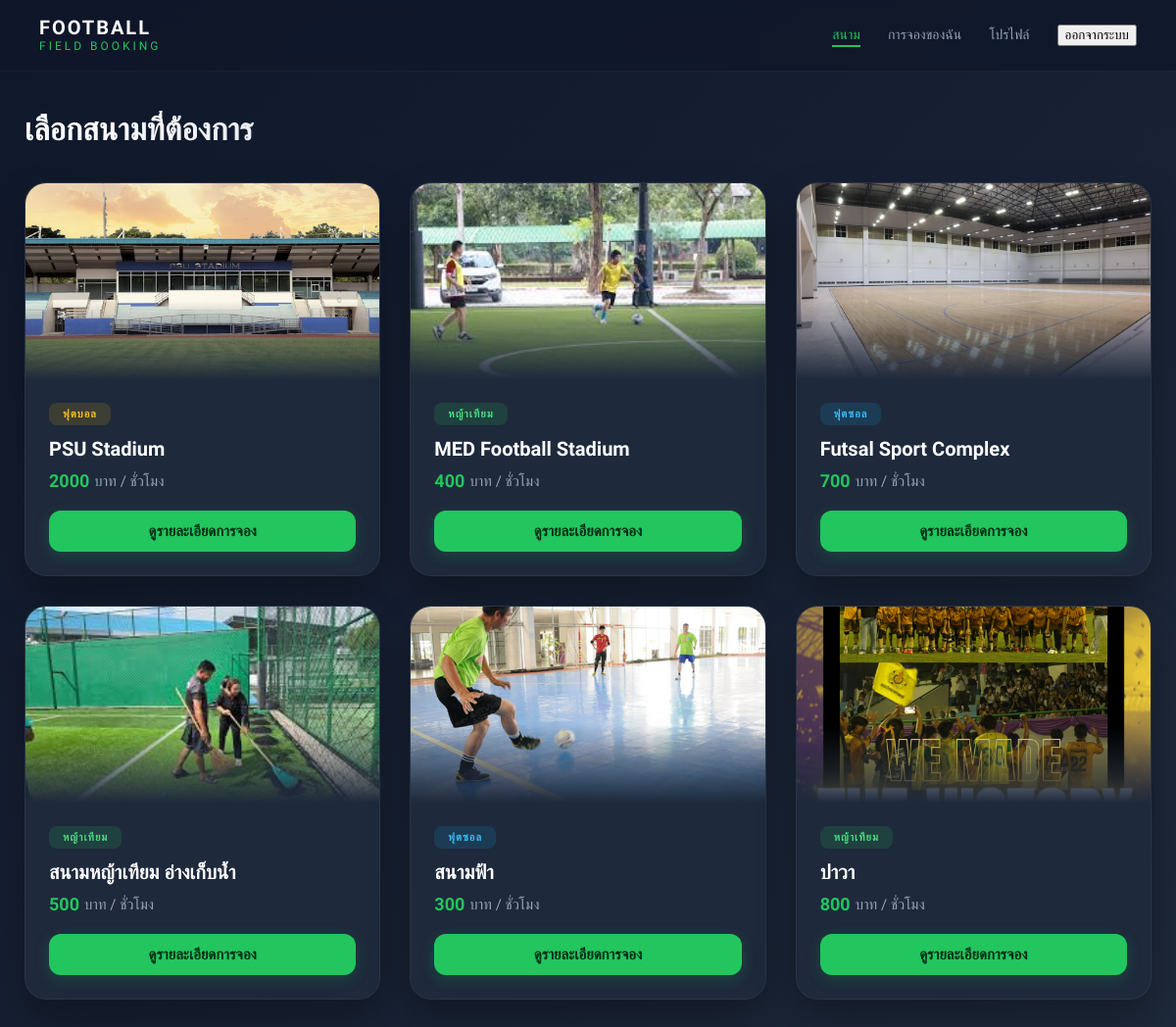
Before: /home/ (signed in) with the older database file.
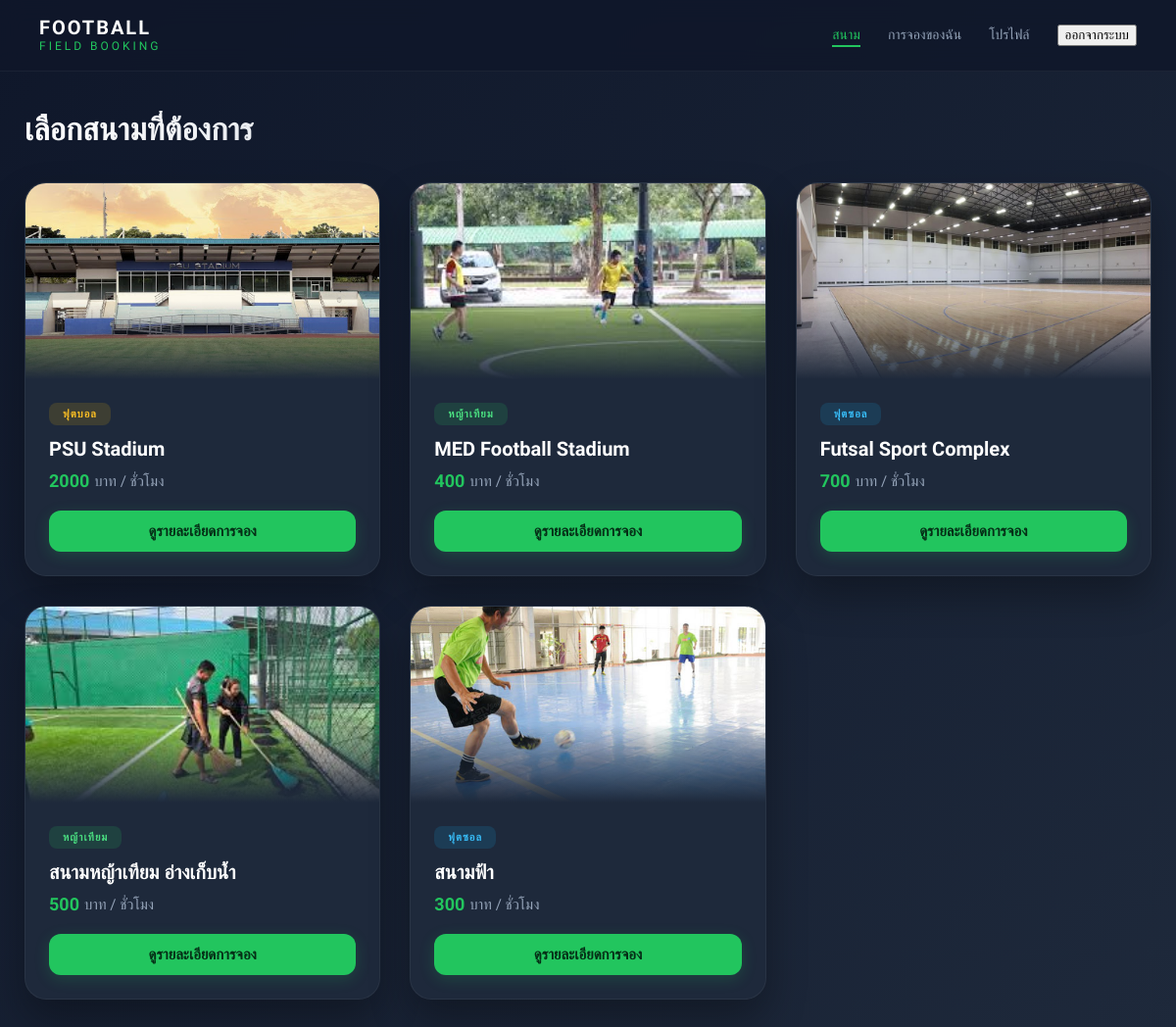
After: the same page with the newer database file.
### booking/models.py (models this page shows, shortened)
class Field(models.Model):
    name = models.CharField(max_length=100)
    field_type = models.CharField(max_length=20, choices=FIELD_TYPE)
    price = models.IntegerField()
    image = models.ImageField(upload_to='fields/', null=True, blank=True)
    open_time = models.TimeField()
    close_time = models.TimeField()

### booking/views.py (the view)
# urls.py: path('home/', views.home, name='home'),
@login_required
def home(request):
    fields = Field.objects.all()
    return render(request, 'booking/home.html', {
        'fields': fields
    })

### booking/templates/booking/home.html (shortened to what this page needs)
{% load static %}
<!DOCTYPE html>
<html lang="th">
<head>
    <link rel="stylesheet" href="{% static 'booking/css/home.css' %}">
</head>
<body>
<div class="navbar">
    <div class="logo">
        <span class="logo-main">FOOTBALL</span>
        <span class="logo-sub">FIELD BOOKING</span>
    </div>
    <ul class="nav-menu">
        <li><a href="{% url 'home' %}" class="active">สนาม</a></li>
        <li><a href="{% url 'my_booking' %}">การจองของฉัน</a></li>
        <li><a href="{% url 'profile' %}">โปรไฟล์</a></li>
        <li>
                <form action="{% url 'logout' %}" method="POST" style="display:inline;">
                    <button type="submit" class="logout-btn">ออกจากระบบ</button>
                </form>
            </li>
    </ul>
</div>
<div class="container">
    <h1>เลือกสนามที่ต้องการ</h1>
    <div class="field-grid">
        {% for field in fields %}
        <div class="field-card">
            <div class="field-image">
                {% if field.image %}
                    <img src="{{ field.image.url }}" alt="{{ field.name }}">
                {% else %}
                    <img src="{% static 'booking/images/default.jpg' %}" alt="default field">
                {% endif %}
            </div>
            <div class="field-body">
                <span class="badge {{ field.field_type }}">
                    {{ field.get_field_type_display }}
                </span>
                <h3>{{ field.name }}</h3>
                <div class="price">
                    <strong>{{ field.price }}</strong> บาท / ชั่วโมง
                </div>
                <a href="{% url 'field_detail' field.id %}" class="btn">
                    ดูรายละเอียดการจอง
                </a>
            </div>
        </div>
        {% empty %}
        <div style="grid-column: 1/-1; text-align: center; padding: 50px;">
            <p style="color: #94a3b8; font-size: 18px;">ขออภัย! ยังไม่มีสนามเปิดให้บริการในขณะนี้</p>
        </div>
        {% endfor %}
    </div>
</div>
</body>
</html>

Changed rows visible on the page:
removed Field: image (picture), field_type "หญ้าเทียม", name "ปาวา", price "800"
